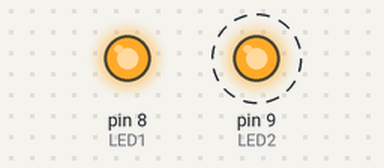
This sketch was run on a simulated Arduino Uno, built with avr-gcc and run on an emulated ATmega328P. Shown: output pins drawn as LEDs (lit = HIGH). Dashed ring = blinking.

Above: at 0.5 s.
Timing chart, 0 to 4.6 s (numbered marks = the images above):
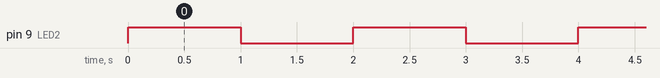

The sketch:

04-program-arduino-to-control-led.ino
```cpp
#define LED1 8
#define LED2 9

void setup() {
  pinMode(LED1, OUTPUT);
  pinMode(LED2, OUTPUT);

  digitalWrite(LED1, HIGH);
  digitalWrite(LED2, LOW);
}

void loop() {
  digitalWrite(LED2, HIGH);
  delay(1000);
  digitalWrite(LED2, LOW);
  delay(1000);
}
```

Measured:
- by itself, pin 9 (LED2): alternates HIGH for 1.0 s and LOW for 1.0 s
